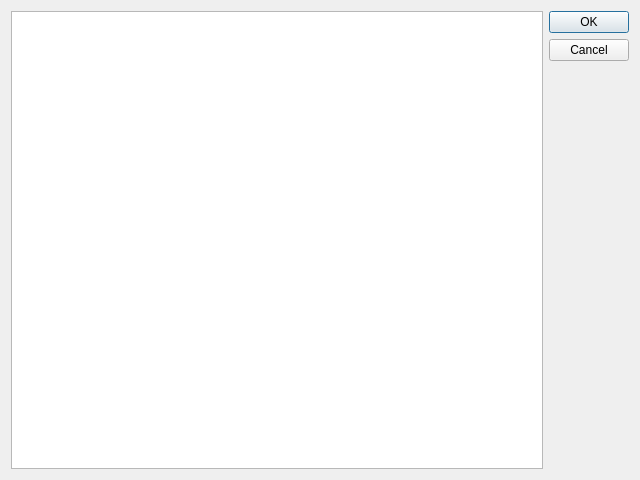
<?xml version="1.0" encoding="UTF-8"?>
<ui version="4.0">
 <class>SharpenDialog</class>
 <widget class="QDialog" name="SharpenDialog">
  <property name="geometry">
   <rect>
    <x>0</x>
    <y>0</y>
    <width>640</width>
    <height>480</height>
   </rect>
  </property>
  <property name="windowTitle">
   <string>Dialog</string>
  </property>
  <layout class="QGridLayout" name="gridLayout">
   <item row="0" column="0">
    <widget class="QGraphicsView" name="graphicsView"/>
   </item>
   <item row="0" column="1">
    <widget class="QDialogButtonBox" name="buttonBox">
     <property name="orientation">
      <enum>Qt::Vertical</enum>
     </property>
     <property name="standardButtons">
      <set>QDialogButtonBox::Cancel|QDialogButtonBox::Ok</set>
     </property>
    </widget>
   </item>
  </layout>
 </widget>
 <resources/>
 <connections>
  <connection>
   <sender>buttonBox</sender>
   <signal>accepted()</signal>
   <receiver>SharpenDialog</receiver>
   <slot>accept()</slot>
   <hints>
    <hint type="sourcelabel">
     <x>248</x>
     <y>254</y>
    </hint>
    <hint type="destinationlabel">
     <x>157</x>
     <y>274</y>
    </hint>
   </hints>
  </connection>
  <connection>
   <sender>buttonBox</sender>
   <signal>rejected()</signal>
   <receiver>SharpenDialog</receiver>
   <slot>reject()</slot>
   <hints>
    <hint type="sourcelabel">
     <x>316</x>
     <y>260</y>
    </hint>
    <hint type="destinationlabel">
     <x>286</x>
     <y>274</y>
    </hint>
   </hints>
  </connection>
 </connections>
</ui>
